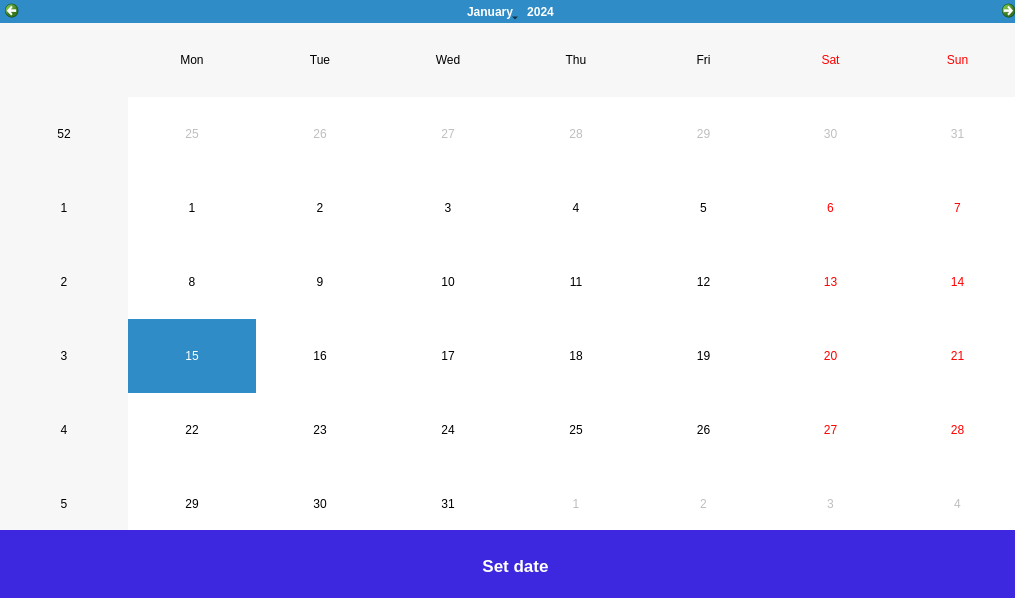
<?xml version="1.0" encoding="UTF-8"?>
<ui version="4.0">
 <class>Form</class>
 <widget class="QWidget" name="Form">
  <property name="geometry">
   <rect>
    <x>0</x>
    <y>0</y>
    <width>1015</width>
    <height>598</height>
   </rect>
  </property>
  <property name="windowTitle">
   <string>Form</string>
  </property>
  <widget class="QCalendarWidget" name="calendarWidget">
   <property name="geometry">
    <rect>
     <x>0</x>
     <y>0</y>
     <width>1021</width>
     <height>541</height>
    </rect>
   </property>
  </widget>
  <widget class="QPushButton" name="pushButton">
   <property name="geometry">
    <rect>
     <x>0</x>
     <y>530</y>
     <width>1031</width>
     <height>71</height>
    </rect>
   </property>
   <property name="font">
    <font>
     <pointsize>13</pointsize>
     <weight>75</weight>
     <bold>true</bold>
    </font>
   </property>
   <property name="cursor">
    <cursorShape>PointingHandCursor</cursorShape>
   </property>
   <property name="styleSheet">
    <string notr="true">background-color:rgb(61, 40, 224);
color:white;
font-weight:bold;
border:none;
</string>
   </property>
   <property name="text">
    <string>Set date</string>
   </property>
  </widget>
 </widget>
 <resources/>
 <connections/>
</ui>
